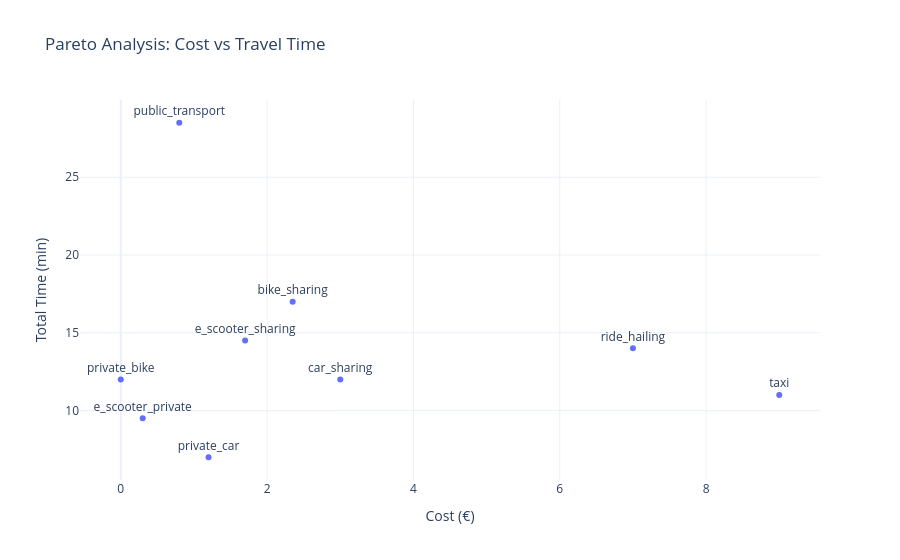

The code cell stored with this chart in its notebook:
### Code cell
import plotly.express as px

fig = px.scatter(
    df_final,
    x="cost_euro",
    y="total_time_min",
    text="mode",
    title="Pareto Analysis: Cost vs Travel Time",
    labels={
        "cost_euro": "Cost (€)",
        "total_time_min": "Total Time (min)"
    }
)

fig.update_traces(textposition='top center')

fig.update_layout(template="plotly_white")

fig.show()

### Figure 1 — Plotly figure (JSON) as saved in the notebook; plotly's stock layout.template omitted (floating-point values rounded to 4 significant figures)
{"data": [{"hovertemplate": "Cost (€)=%{x}<br>Total Time (min)=%{y}<br>mode=%{text}<extra></extra>", "legendgroup": "", "marker": {"color": "#636efa", "symbol": "circle"}, "mode": "markers+text", "name": "", "orientation": "v", "showlegend": false, "text": ["e_scooter_private", "private_bike", "private_car", "e_scooter_sharing", "car_sharing", "bike_sharing", "public_transport", "ride_hailing", "taxi"], "textposition": "top center", "type": "scatter", "x": [0.3, 0.0, 1.2, 1.7, 3.0, 2.35, 0.8, 7.0, 9.0], "xaxis": "x", "y": [9.5, 12.0, 7.0, 14.5, 12.0, 17.0, 28.5, 14.0, 11.0], "yaxis": "y"}], "layout": {"legend": {"tracegroupgap": 0}, "title": {"text": "Pareto Analysis: Cost vs Travel Time"}, "xaxis": {"anchor": "y", "domain": [0, 1], "title": {"text": "Cost (€)"}}, "yaxis": {"anchor": "x", "domain": [0, 1], "title": {"text": "Total Time (min)"}}}}
